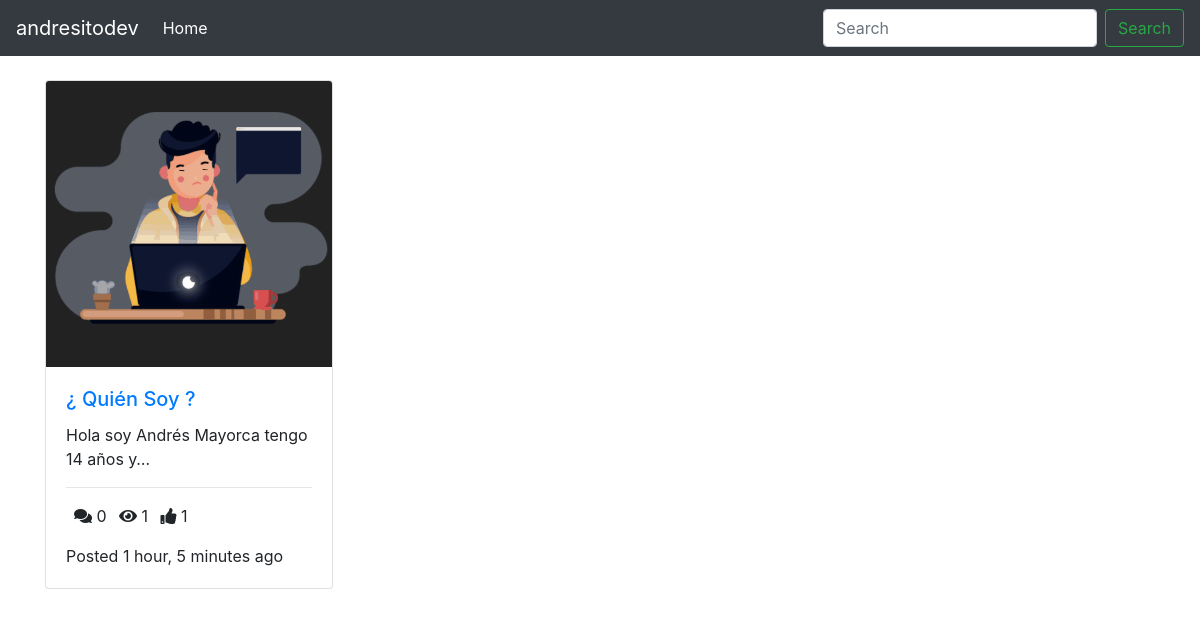
The page / on the database its author committed.
### posts/models.py (models this page shows, shortened)
class Post(models.Model):
    title = models.CharField(max_length=100)
    content = models.TextField()
    thumbnail = models.ImageField()
    publish_date = models.DateTimeField(auto_now_add=True)
    last_updated = models.DateTimeField(auto_now=True)
    author = models.ForeignKey(User, on_delete=models.CASCADE)
    slug = models.SlugField()
    def get_absolute_url(self):
        return reverse("detail", kwargs={
            'slug': self.slug
        })
    @property
    def get_comment_count(self):
        return self.comment_set.all().count()
    @property
    def get_view_count(self):
        return self.postview_set.all().count()
    @property
    def get_like_count(self):
        return self.like_set.all().count()

### posts/views.py (the view)
# urls.py: path('', PostListView.as_view(), name='list'),
class PostListView(ListView):
    model = Post

### templates/posts/post_list.html
{% extends "base.html" %}
{% block content %}
<div class="container">
    <div class='row'>
    {% for object in object_list %}
        <div class="col-4">
            <div class="card" style="width: 18rem;">
                <img src="{{ object.thumbnail.url }}" class="card-img-top" alt="...">
                <div class="card-body">
                    <h5 class="card-title">
                    <a href="{{ object.get_absolute_url }}">{{ object.title }}
                    </a>
                    </h5>
                    <p class="card-text">{{ object.content|truncatechars:40 }}</p>
                    <hr />
                    <p class="card-text">
                        <span><i class="fas fa-comments ml-2"></i> {{ object.get_comment_count }}</span>
                        <span><i class="fas fa-eye ml-2"></i> {{ object.get_view_count }}</span>
                        <span><i class="fas fa-thumbs-up ml-2"></i> {{ object.get_like_count }}</span>
                    </p>
                    <p class="card-text">
                        Posted {{ object.publish_date|timesince }} ago
                    </p>
                </div>
            </div>
        </div>
    {% endfor %}
    </div>
</div>
{% endblock content %}

### templates/base.html (shortened to what this page needs)
<!doctype html>
<html lang="en">
  <head>
    <link rel="stylesheet" href="https://stackpath.bootstrapcdn.com/bootstrap/4.3.1/css/bootstrap.min.css">
    <link rel="stylesheet" href="https://use.fontawesome.com/releases/v5.8.1/css/all.css">
  </head>
  <body>
    <nav class="navbar navbar-expand-md navbar-dark bg-dark mb-4">
  <a class="navbar-brand" href="#">andresitodev</a>
  <div class="collapse navbar-collapse" id="navbarCollapse">
    <ul class="navbar-nav mr-auto">
      <li class="nav-item active">
        <a class="nav-link" href="{% url 'list' %}">Home <span class="sr-only">(current)</span></a>
      </li>
    </ul>
    <form class="form-inline mt-2 mt-md-0">
      <input class="form-control mr-sm-2" type="text" placeholder="Search" aria-label="Search">
      <button class="btn btn-outline-success my-2 my-sm-0" type="submit">Search</button>
    </form>
  </div>
</nav>
{% block content %}
{% endblock content %}
</body>
</html>

### rows shown on the page
Post: thumbnail (picture), title "¿ Quién Soy ?", content "Hola soy Andrés Mayorca tengo 14 años y…", get_comment_count "0", get_view_count "1", get_like_count "1", publish_date "1 hour, 5 minutes"
